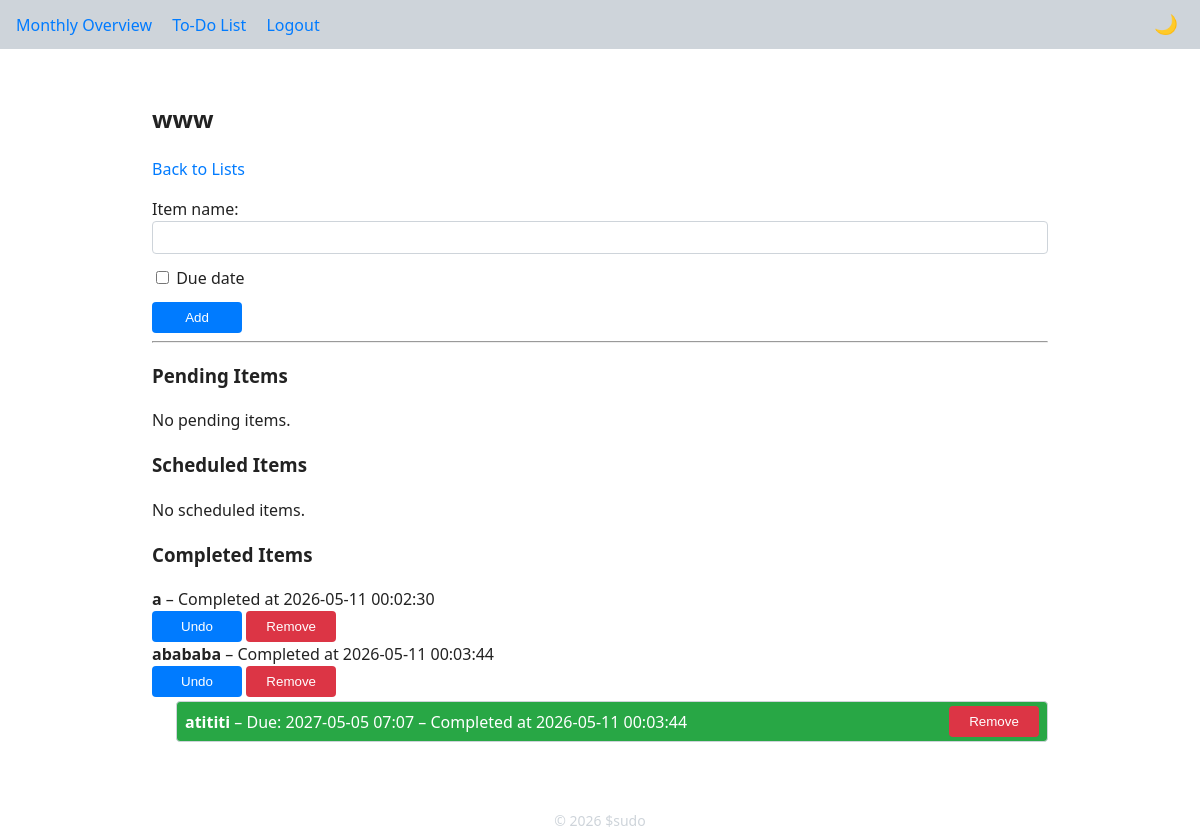
Screenshot of /todolist/?list_id=3 (signed in) with the database file from the repository.
### app/models.py (models this page shows)
class TodoList(db.Model):
    __tablename__ = 'todo_lists'
    id = db.Column(db.Integer, primary_key=True)
    user_id = db.Column(db.Integer, db.ForeignKey('users.id'), nullable=False)
    name = db.Column(db.String(200), nullable=False)
    items = db.relationship(
        'TodoItem',
        backref='todo_list',
        lazy='dynamic',
        cascade='all, delete-orphan',
    )

class TodoItem(db.Model):
    __tablename__ = 'todo_items'
    id = db.Column(db.Integer, primary_key=True)
    user_id = db.Column(db.Integer, db.ForeignKey('users.id'), nullable=False)
    todo_list_id = db.Column(db.Integer, db.ForeignKey('todo_lists.id'),
                            nullable=False)
    name = db.Column(db.String(200), nullable=False)
    completed = db.Column(db.Boolean, default=False)
    timestamp = db.Column(db.DateTime)          # when the item was completed
    due_date = db.Column(db.DateTime)          # optional due date
    subtasks = db.relationship(
        'SubTask',
        backref='parent',
        lazy='select',
        cascade='all, delete-orphan',
    )

class SubTask(db.Model):
    __tablename__ = 'sub_tasks'
    id = db.Column(db.Integer, primary_key=True)
    todo_item_id = db.Column(db.Integer, db.ForeignKey('todo_items.id'),
                             nullable=False)
    user_id = db.Column(db.Integer, db.ForeignKey('users.id'), nullable=False)
    name = db.Column(db.String(200), nullable=False)
    completed = db.Column(db.Boolean, default=False)
    timestamp = db.Column(db.DateTime)          # when the sub‑task was completed
    due_date = db.Column(db.DateTime)          # optional due date, defaults to parent’s

### app/routes/todo.py (the view, shortened to what this page needs)
@bp.route('/todolist/', methods=['GET', 'POST'])
@login_required
def todolist():
    list_id = request.args.get('list_id', type=int)
    if not list_id:
        abort(404)
    todo_list = (
        TodoList.query.filter_by(id=list_id, user_id=current_user.id)
        .first_or_404()
    )
    items = (
        TodoItem.query.filter_by(user_id=current_user.id, todo_list_id=list_id)
        .options(joinedload(TodoItem.subtasks))
        .order_by(TodoItem.timestamp.asc())
        .all()
    )
    pending, scheduled, completed = [], [], []
    now = datetime.utcnow()
    for itm in items:
        if itm.completed:
            completed.append(itm)
            continue
    return render_template(
        'todo/todolist.html',
        todo_list=todo_list,
        pending=pending,
        scheduled=scheduled,
        completed=completed,
    )

### app/__init__.py (called while the page is built)
def create_app(config_name: str = 'development') -> Flask:
    app = Flask(__name__, instance_relative_config=True)
    from .config import DevelopmentConfig, ProductionConfig
    config_cls = {
        'development': DevelopmentConfig,
        'production': ProductionConfig
    }[config_name]
    app.config.from_object(config_cls)
    try:
        os.makedirs(app.instance_path, exist_ok=True)
    except OSError as exc:  # pragma: no cover
        raise RuntimeError(f'Failed to create instance folder: {exc}')
    db.init_app(app)
    login_manager.init_app(app)
    csrf.init_app(app)
    from .routes import bp as main_bp
    app.register_blueprint(main_bp)
    with app.app_context():
        db.create_all()
    @app.context_processor
    def inject_current_year():
        return {'current_year': __import__('datetime').datetime.utcnow().year}
    return app

### app/models.py (called while the page is built)
@login_manager.user_loader
def load_user(user_id: str):
    return User.query.get(int(user_id))

### app/templates/todo/todolist.html (shortened to what this page needs)
{% extends "base.html" %}
{% block content %}
<div class="container">
  <h2>{{ todo_list.name }}</h2>
  <p><a href="{{ url_for('main.todolists') }}">Back to Lists</a></p>
  <form method="post" action="{{ url_for('main.todolist', list_id=todo_list.id) }}">
    <div class="form-group">
      <label for="name_{{ todo_list.id }}">Item name:</label>
      <input type="text" id="name_{{ todo_list.id }}" name="name" class="form-control" required>
    </div>
    <div class="form-group">
      <label>
        <input type="checkbox" name="due_checkbox" class="due-checkbox" data-target="due_container_{{ todo_list.id }}">
        Due date
      </label>
    </div>
    <button type="submit" class="btn">Add</button>
  </form>
  <hr>
  <h3>Pending Items</h3>
  {% if pending %}
    {% for item in pending %}
      <div class="list-item">
        <div class="flex-grow"><strong>{{ item.name }}</strong></div>
        <div class="task-controls">
          <form method="post" action="{{ url_for('main.todolist', list_id=todo_list.id) }}" style="display:inline;">
            <input type="hidden" name="action" value="complete">
            <input type="hidden" name="item_id" value="{{ item.id }}">
            <input type="hidden" name="csrf_token" value="{{ csrf_token() }}">
            <button type="submit" class="btn complete-btn">Complete</button>
          </form>
          <form method="post" action="{{ url_for('main.todolist', list_id=todo_list.id) }}" style="display:inline;">
            <input type="hidden" name="action" value="remove">
            <input type="hidden" name="item_id" value="{{ item.id }}">
            <input type="hidden" name="csrf_token" value="{{ csrf_token() }}">
            <button type="submit" class="btn delete-btn">Remove</button>
          </form>
        </div>
      </div>
      {% if item.subtasks %}
        <div class="subtasks">
          {% for sub in item.subtasks %}
            <div class="subtask{% if sub.completed %} completed{% endif %}">
              <div class="flex-grow">
                <strong>{{ sub.name }}</strong>
                {% if sub.due_date %}
                  – Due: {{ sub.due_date.strftime('%Y-%m-%d %H:%M') }}
                {% endif %}
              </div>
              <div class="task-controls">
                {% if sub.completed %}
                  <form method="post" action="{{ url_for('main.todolist', list_id=todo_list.id) }}" style="display:inline;">
                    <input type="hidden" name="action" value="undo_sub">
                    <input type="hidden" name="subtask_id" value="{{ sub.id }}">
                    <input type="hidden" name="csrf_token" value="{{ csrf_token() }}">
                    <button type="submit" class="btn">Undo</button>
                  </form>
                {% else %}
                  <form method="post" action="{{ url_for('main.todolist', list_id=todo_list.id) }}" style="display:inline;">
                    <input type="hidden" name="action" value="complete_sub">
                    <input type="hidden" name="subtask_id" value="{{ sub.id }}">
                    <input type="hidden" name="csrf_token" value="{{ csrf_token() }}">
                    <button type="submit" class="btn complete-btn">Complete</button>
                  </form>
                {% endif %}
                <form method="post" action="{{ url_for('main.todolist', list_id=todo_list.id) }}" style="display:inline;">
                  <input type="hidden" name="action" value="remove_sub">
                  <input type="hidden" name="subtask_id" value="{{ sub.id }}">
                  <input type="hidden" name="csrf_token" value="{{ csrf_token() }}">
                  <button type="submit" class="btn delete-btn">Remove</button>
                </form>
              </div>
            </div>
          {% endfor %}
        </div>
      {% endif %}
      <form method="post" action="{{ url_for('main.todolist', list_id=todo_list.id) }}">
        <input type="hidden" name="action" value="add_sub">
        <input type="hidden" name="parent_id" value="{{ item.id }}">
        <input type="hidden" name="csrf_token" value="{{ csrf_token() }}">
        <div class="form-group">
          <label for="subtask_name_{{ item.id }}">Sub‑Task name:</label>
          <input type="text" id="subtask_name_{{ item.id }}" name="subtask_name" class="form-control" required>
        </div>
        <div class="form-group">
          <label>
            <input type="checkbox" name="sub_due_checkbox" class="due-checkbox" data-target="sub_due_container_{{ item.id }}">
            Due date
          </label>
          <div id="sub_due_container_{{ item.id }}" style="display:none;">
            <input type="datetime-local" name="sub_due_date" class="form-control">
          </div>
        </div>
        <button type="submit" class="btn">Add Sub‑Task</button>
      </form>
      <hr>
    {% endfor %}
  {% else %}
    <p>No pending items.</p>
  {% endif %}
  <h3>Scheduled Items</h3>
  {% if scheduled %}
    {% for item, status_class, due_display in scheduled %}
      <div class="list-item">
        <div class="flex-grow"><strong>{{ item.name }}</strong> – Due: {{ due_display }}</div>
        <div class="task-controls">
          <form method="post" action="{{ url_for('main.todolist', list_id=todo_list.id) }}" style="display:inline;">
            <input type="hidden" name="action" value="complete">
            <input type="hidden" name="item_id" value="{{ item.id }}">
            <input type="hidden" name="csrf_token" value="{{ csrf_token() }}">
            <button type="submit" class="btn complete-btn">Complete</button>
          </form>
          <form method="post" action="{{ url_for('main.todolist', list_id=todo_list.id) }}" style="display:inline;">
            <input type="hidden" name="action" value="remove">
            <input type="hidden" name="item_id" value="{{ item.id }}">
            <input type="hidden" name="csrf_token" value="{{ csrf_token() }}">
            <button type="submit" class="btn delete-btn">Remove</button>
          </form>
        </div>
      </div>
      {% if item.subtasks %}
        <div class="subtasks">
          {% for sub in item.subtasks %}
            <div class="subtask{% if sub.completed %} completed{% endif %}">
              <div class="flex-grow">
                <strong>{{ sub.name }}</strong>
                {% if sub.due_date %}
                  – Due: {{ sub.due_date.strftime('%Y-%m-%d %H:%M') }}
                {% endif %}
              </div>
              <div class="task-controls">
                {% if sub.completed %}
                  <form method="post" action="{{ url_for('main.todolist', list_id=todo_list.id) }}" style="display:inline;">
                    <input type="hidden" name="action" value="undo_sub">
                    <input type="hidden" name="subtask_id" value="{{ sub.id }}">
                    <input type="hidden" name="csrf_token" value="{{ csrf_token() }}">
                    <button type="submit" class="btn">Undo</button>
                  </form>
                {% else %}
                  <form method="post" action="{{ url_for('main.todolist', list_id=todo_list.id) }}" style="display:inline;">
                    <input type="hidden" name="action" value="complete_sub">
                    <input type="hidden" name="subtask_id" value="{{ sub.id }}">
                    <input type="hidden" name="csrf_token" value="{{ csrf_token() }}">
                    <button type="submit" class="btn complete-btn">Complete</button>
                  </form>
                {% endif %}
                <form method="post" action="{{ url_for('main.todolist', list_id=todo_list.id) }}" style="display:inline;">
                  <input type="hidden" name="action" value="remove_sub">
                  <input type="hidden" name="subtask_id" value="{{ sub.id }}">
                  <input type="hidden" name="csrf_token" value="{{ csrf_token() }}">
                  <button type="submit" class="btn delete-btn">Remove</button>
                </form>
              </div>
            </div>
          {% endfor %}
        </div>
      {% endif %}
      <form method="post" action="{{ url_for('main.todolist', list_id=todo_list.id) }}">
        <input type="hidden" name="action" value="add_sub">
        <input type="hidden" name="parent_id" value="{{ item.id }}">
        <input type="hidden" name="csrf_token" value="{{ csrf_token() }}">
        <div class="form-group">
          <label for="subtask_name_{{ item.id }}">Sub‑Task name:</label>
          <input type="text" id="subtask_name_{{ item.id }}" name="subtask_name" class="form-control" required>
        </div>
        <div class="form-group">
          <label>
            <input type="checkbox" name="sub_due_checkbox" class="due-checkbox" data-target="sub_due_container_{{ item.id }}">
            Due date
          </label>
          <div id="sub_due_container_{{ item.id }}" style="display:none;">
            <input type="datetime-local" name="sub_due_date" class="form-control">
          </div>
        </div>
        <button type="submit" class="btn">Add Sub‑Task</button>
      </form>
      <hr>
    {% endfor %}
  {% else %}
    <p>No scheduled items.</p>
  {% endif %}
  <h3>Completed Items</h3>
  {% if completed %}
    {% for item in completed %}
      <div class="list-item">
        <div class="flex-grow"><strong>{{ item.name }}</strong> – Completed at {{ item.timestamp.strftime('%Y-%m-%d %H:%M:%S') }}</div>
        <div class="task-controls">
          <form method="post" action="{{ url_for('main.todolist', list_id=todo_list.id) }}" style="display:inline;">
            <button type="submit" class="btn">Undo</button>
          </form>
          <form method="post" action="{{ url_for('main.todolist', list_id=todo_list.id) }}" style="display:inline;">
            <button type="submit" class="btn delete-btn">Remove</button>
          </form>
        </div>
      </div>
      {% if item.subtasks %}
        <div class="subtasks">
          {% for sub in item.subtasks if sub.completed %}
            <div class="subtask completed">
              <div class="flex-grow">
                <strong>{{ sub.name }}</strong>
                {% if sub.due_date %}
                  – Due: {{ sub.due_date.strftime('%Y-%m-%d %H:%M') }}
                {% endif %}
                – Completed at {{ sub.timestamp.strftime('%Y-%m-%d %H:%M:%S') }}
              </div>
              <div class="task-controls">
                <form method="post" action="{{ url_for('main.todolist', list_id=todo_list.id) }}" style="display:inline;">
                  <button type="submit" class="btn delete-btn">Remove</button>
                </form>
              </div>
            </div>
          {% endfor %}
        </div>
      {% endif %}
    {% endfor %}
  {% else %}
    <p>No completed items.</p>
  {% endif %}
</div>
{% endblock %}

### app/static/css/style.css (style rules this page uses)
:root { --bg: #ffffff; --text: #222222; --accent: #007bff; --danger: #dc3545; --success: #28a745; --warning: #ffc107; --border: #ced4da; --border-radius: 4px; --font-family: system-ui, sans-serif; }
html, body { margin: 0; padding: 0; font-family: var(--font-family); background: var(--bg); color: var(--text); line-height: 1.5; }
*, *::before, *::after { box-sizing: border-box; }
a { color: var(--accent); text-decoration: none; }
.container { max-width: 960px; margin: 0 auto; padding: 1rem; }
.btn { display: inline-block; min-width: 90px; width: auto; padding: .5rem 1rem; border: none; border-radius: var(--border-radius); background: var(--accent); color: var(--bg); cursor: pointer; }
.btn.delete-btn { background: var(--danger); }
form .form-group { margin-bottom: .75rem; }
form .form-control { width: 100%; padding: .5rem; border: 1px solid var(--border); border-radius: var(--border-radius); background: var(--bg); color: var(--text); }
.subtasks { margin-left: 1.5rem; }
.subtask { display: flex; justify-content: space-between; align-items: center; padding: .25rem .5rem; margin-bottom: .25rem; margin-top: .25rem; background: var(--border); border-radius: var(--border-radius); border: 1px solid var(--border); }
.subtask.completed { background: var(--success); color: var(--bg); }

### rows the page displays
TodoList: name "www"
TodoItem: name "a", timestamp "2026-05-11 00:02:30"
TodoItem: name "abababa", timestamp "2026-05-11 00:03:44"
SubTask: name "atititi", due_date "2027-05-05 07:07", timestamp "2026-05-11 00:03:44"

### other values shown
{{ current_year }} "2026"
